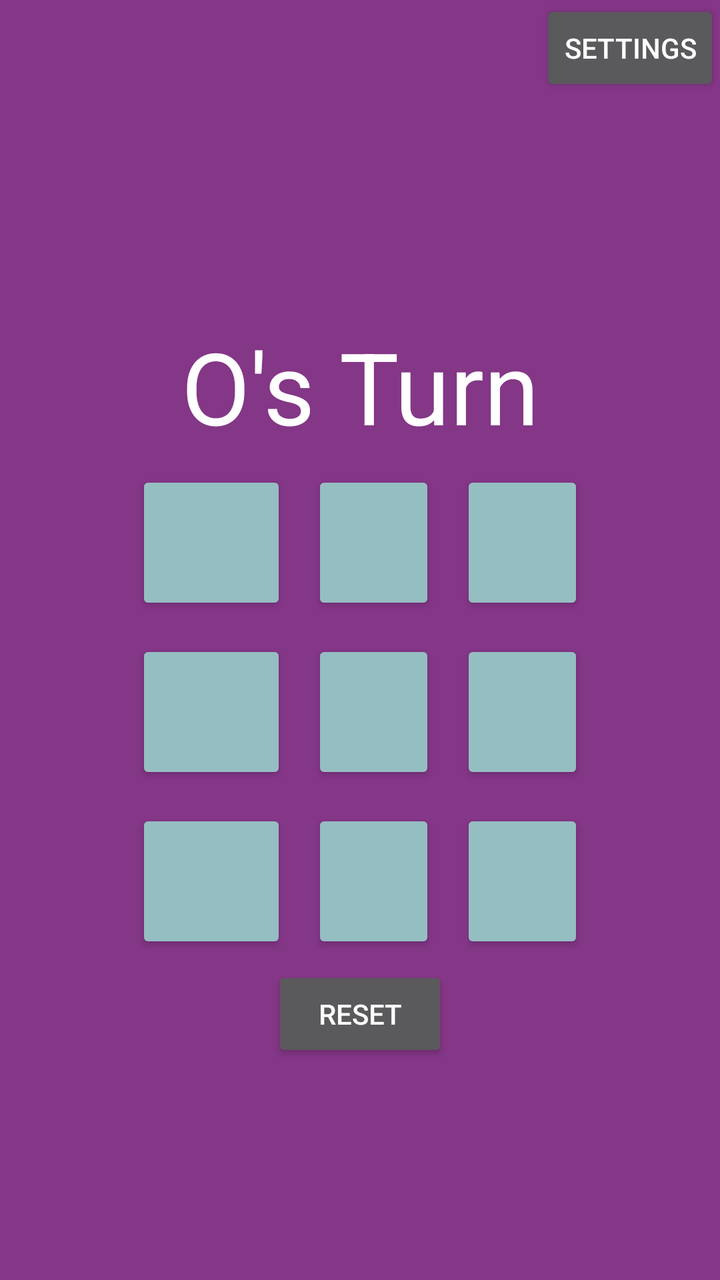
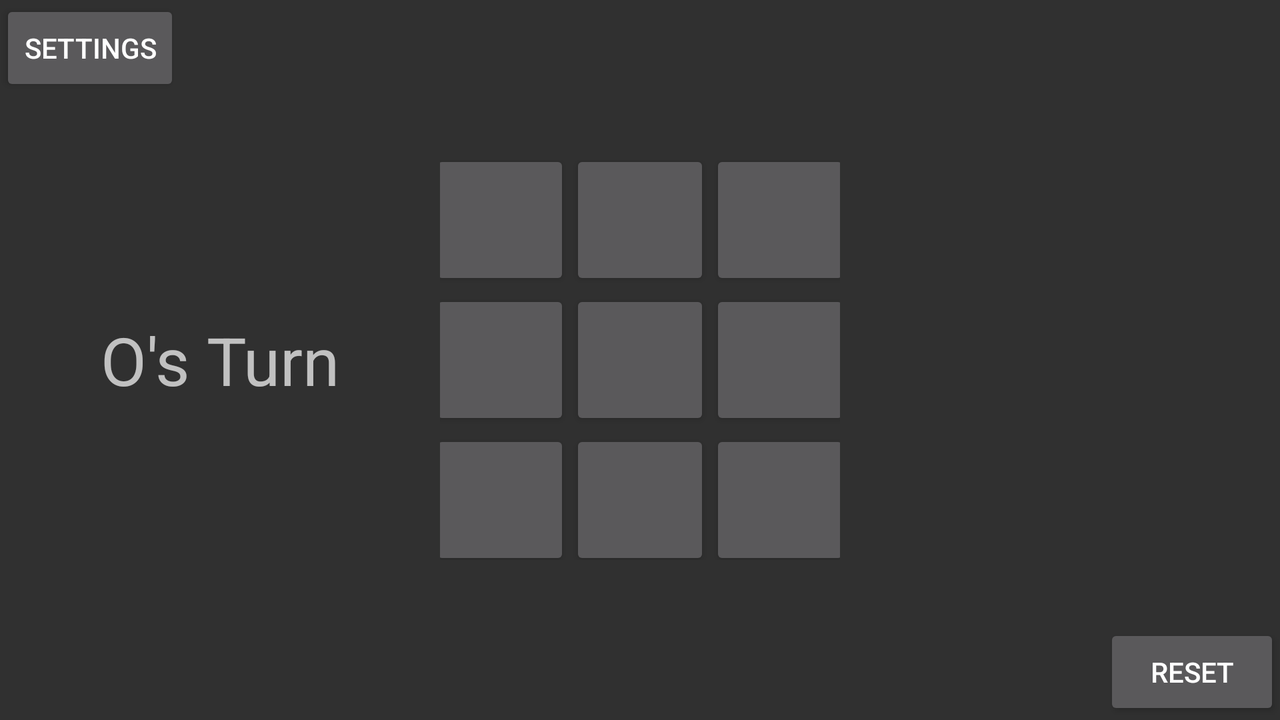

The same Android screen from two of the app's own layout files: first res/layout/ as a phone draws it, then the repository's variant for another configuration, drawn on a device whose configuration selects that folder. Both files follow.
<!-- AndroidManifest.xml: application theme Theme.AppCompat.NoActionBar -->
<!-- res/layout/activity_main.xml -->
<?xml version="1.0" encoding="utf-8"?>
<androidx.constraintlayout.widget.ConstraintLayout xmlns:android="http://schemas.android.com/apk/res/android"
    xmlns:app="http://schemas.android.com/apk/res-auto"
    xmlns:tools="http://schemas.android.com/tools"
    android:background="#843687"
    android:layout_width="match_parent"
    android:layout_height="match_parent"
    tools:context=".MainActivity">


    <TableLayout
        android:layout_width="match_parent"
        android:layout_height="00dp"
        android:background="#843687"
        android:gravity="center"
        app:layout_constraintBottom_toBottomOf="parent"
        app:layout_constraintTop_toBottomOf="@+id/settings"
        tools:context=".MainActivity">


        <TextView
            android:id="@+id/news"
            android:layout_width="30pt"
            android:layout_height="35pt"
            android:gravity="center"
            android:text="O's Turn"
            android:textColor="@color/white"
            android:textSize="50sp" />


        <TableRow
            android:layout_width="match_parent"
            android:layout_height="match_parent"
            android:gravity="center">

            <Button
                android:id="@+id/cell_1"
                android:layout_width="30pt"
                android:layout_height="35pt"
                android:layout_margin="3pt"
                android:backgroundTint="#95bec2"
                android:onClick="tilePressed"
                android:text=""
                android:textColor="@color/black"
                android:textSize="50sp" />

            <Button
                android:id="@+id/cell_2"
                android:layout_width="30pt"
                android:layout_height="35pt"
                android:layout_margin="3pt"
                android:backgroundTint="#95bec2"
                android:onClick="tilePressed"
                android:text=""
                android:textColor="@color/black"
                android:textSize="50sp" />

            <Button
                android:id="@+id/cell_3"
                android:layout_width="30pt"
                android:layout_height="35pt"
                android:layout_margin="3pt"
                android:backgroundTint="#95bec2"
                android:onClick="tilePressed"
                android:text=""
                android:textColor="@color/black"
                android:textSize="50sp" />
        </TableRow>

        <TableRow
            android:layout_width="match_parent"
            android:layout_height="match_parent"
            android:gravity="center">

            <Button
                android:id="@+id/cell_4"
                android:layout_width="30pt"
                android:layout_height="35pt"
                android:layout_margin="3pt"
                android:backgroundTint="#95bec2"
                android:onClick="tilePressed"
                android:text=""
                android:textColor="@color/black"
                android:textSize="50sp" />

            <Button
                android:id="@+id/cell_5"
                android:layout_width="30pt"
                android:layout_height="35pt"
                android:layout_margin="3pt"
                android:backgroundTint="#95bec2"
                android:onClick="tilePressed"
                android:text=""
                android:textColor="@color/black"
                android:textSize="50sp" />

            <Button
                android:id="@+id/cell_6"
                android:layout_width="30pt"
                android:layout_height="35pt"
                android:layout_margin="3pt"
                android:backgroundTint="#95bec2"
                android:onClick="tilePressed"
                android:text=""
                android:textColor="@color/black"
                android:textSize="50sp" />
        </TableRow>

        <TableRow
            android:layout_width="match_parent"
            android:layout_height="match_parent"
            android:gravity="center">

            <Button
                android:id="@+id/cell_7"
                android:layout_width="30pt"
                android:layout_height="35pt"
                android:layout_margin="3pt"
                android:backgroundTint="#95bec2"
                android:onClick="tilePressed"
                android:text=""
                android:textColor="@color/black"
                android:textSize="50sp" />

            <Button
                android:id="@+id/cell_8"
                android:layout_width="30pt"
                android:layout_height="35pt"
                android:layout_margin="3pt"
                android:backgroundTint="#95bec2"
                android:onClick="tilePressed"
                android:text=""
                android:textColor="@color/black"
                android:textSize="50sp" />

            <Button
                android:id="@+id/cell_9"
                android:layout_width="30pt"
                android:layout_height="35pt"
                android:layout_margin="3pt"
                android:backgroundTint="#95bec2"
                android:onClick="tilePressed"
                android:text=""
                android:textColor="@color/black"
                android:textSize="50sp" />
        </TableRow>

        <TableRow
            android:layout_width="match_parent"
            android:layout_height="match_parent"
            android:gravity="center">

            <Button
                android:id="@+id/reset"
                android:text="Reset"
                android:textColor="@color/white" />


        </TableRow>


    </TableLayout>

    <Button
        android:id="@+id/settings"
        android:layout_width="wrap_content"
        android:layout_height="wrap_content"
        android:text="Settings"
        app:layout_constraintEnd_toEndOf="parent"
        app:layout_constraintTop_toTopOf="parent" />

</androidx.constraintlayout.widget.ConstraintLayout>
<!-- resources referenced by this layout -->
<resources>

</resources>
<!-- res/layout-land/activity_main.xml (the repository's variant of the layout above) -->
<!-- drawn on the phone turned sideways -->
<?xml version="1.0" encoding="utf-8"?>
<androidx.constraintlayout.widget.ConstraintLayout xmlns:android="http://schemas.android.com/apk/res/android"
    xmlns:app="http://schemas.android.com/apk/res-auto"
    xmlns:tools="http://schemas.android.com/tools"
    android:layout_width="match_parent"
    android:layout_height="match_parent"
    tools:context=".MainActivity">

    <LinearLayout
        android:id="@+id/linearLayout"
        android:layout_width="200dp"
        android:layout_height="200dp"
        android:gravity="center_vertical"
        android:orientation="vertical"
        app:layout_constraintBottom_toBottomOf="parent"
        app:layout_constraintEnd_toEndOf="parent"
        app:layout_constraintStart_toStartOf="parent"
        app:layout_constraintTop_toTopOf="parent">

        <LinearLayout
            android:layout_width="match_parent"
            android:layout_height="70dp"
            android:gravity="center_horizontal"
            android:orientation="horizontal">

            <Button
                android:id="@+id/cell_1"
                android:textSize="40sp"
                android:layout_width="70dp"
                android:layout_height="70dp"
                android:onClick="tilePressed" />

            <Button
                android:id="@+id/cell_2"
                android:textSize="40sp"
                android:layout_width="70dp"
                android:layout_height="70dp"
                android:onClick="tilePressed" />

            <Button
                android:id="@+id/cell_3"
                android:textSize="40sp"
                android:layout_width="70dp"
                android:layout_height="70dp"
                android:onClick="tilePressed" />
        </LinearLayout>

        <LinearLayout
            android:layout_width="match_parent"
            android:layout_height="70dp"
            android:gravity="center_horizontal"
            android:orientation="horizontal">

            <Button
                android:id="@+id/cell_4"
                android:textSize="40sp"
                android:layout_width="70dp"
                android:layout_height="70dp"
                android:onClick="tilePressed" />

            <Button
                android:id="@+id/cell_5"
                android:textSize="40sp"
                android:layout_width="70dp"
                android:layout_height="70dp"
                android:onClick="tilePressed" />

            <Button
                android:id="@+id/cell_6"
                android:textSize="40sp"
                android:layout_width="70dp"
                android:layout_height="70dp"
                android:onClick="tilePressed" />
        </LinearLayout>

        <LinearLayout
            android:layout_width="match_parent"
            android:layout_height="70dp"
            android:gravity="center_horizontal"
            android:orientation="horizontal">

            <Button
                android:id="@+id/cell_7"
                android:textSize="40sp"
                android:layout_width="70dp"
                android:layout_height="70dp"
                android:onClick="tilePressed" />

            <Button
                android:id="@+id/cell_8"
                android:textSize="40sp"
                android:layout_width="70dp"
                android:layout_height="70dp"
                android:onClick="tilePressed" />

            <Button
                android:id="@+id/cell_9"
                android:textSize="40sp"
                android:layout_width="70dp"
                android:layout_height="70dp"
                android:onClick="tilePressed" />
        </LinearLayout>

    </LinearLayout>

    <Button
        android:id="@+id/reset"
        android:layout_width="wrap_content"
        android:layout_height="wrap_content"
        android:text="Reset"
        app:layout_constraintBottom_toBottomOf="parent"
        app:layout_constraintEnd_toEndOf="parent" />

    <Button
        android:id="@+id/settings"
        android:layout_width="wrap_content"
        android:layout_height="wrap_content"
        android:text="Settings"
        app:layout_constraintStart_toStartOf="parent"
        app:layout_constraintTop_toTopOf="parent" />

    <TextView
        android:id="@+id/news"
        android:layout_width="wrap_content"
        android:layout_height="wrap_content"
        android:text="O's Turn"
        android:textSize="100px"
        app:layout_constraintBottom_toBottomOf="parent"
        app:layout_constraintEnd_toStartOf="@+id/linearLayout"
        app:layout_constraintStart_toStartOf="parent"
        app:layout_constraintTop_toTopOf="parent" />
</androidx.constraintlayout.widget.ConstraintLayout>
